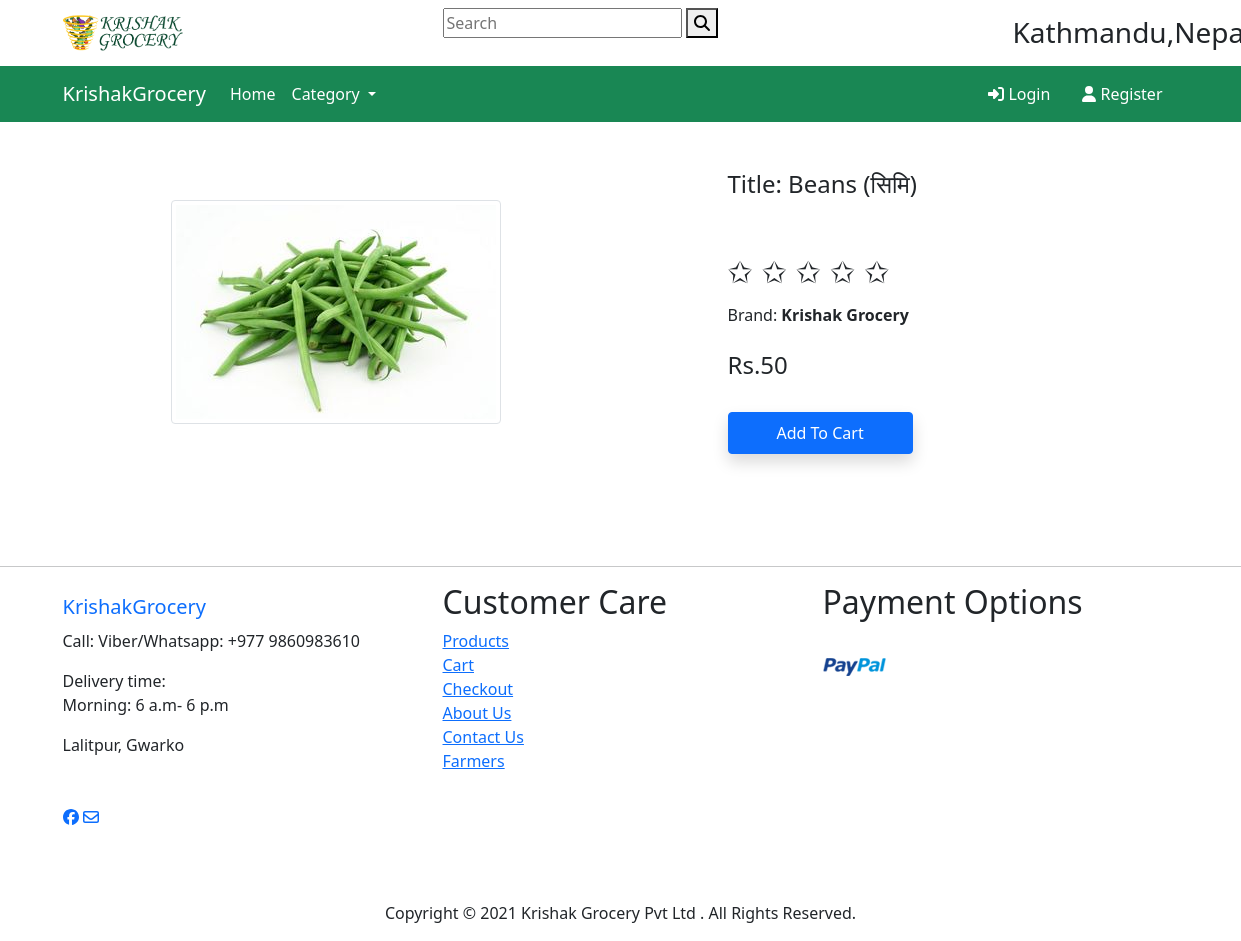
/product-detail/13, run on the app's committed database.
### app/models.py (models this page shows)
class Product(models.Model):
    title = models.CharField(max_length=100)
    selling_price = models.IntegerField()
    category = models.CharField(choices=CATEGORY_CHOICES, max_length=2)
    product_image = models.ImageField(upload_to='productimg')
    def __str__(self) :
        return str(self.id)

### app/views.py (the view)
# urls.py: path('product-detail/<int:pk>', views.ProductDetailView.as_view(), name='product-detail'),
class ProductDetailView(View):
    def get(self, request, pk):
        product = Product.objects.get(pk=pk)
        totalitem = 0
        item_already_in_cart = False
        if request.user.is_authenticated:
            item_already_in_cart = Cart.objects.filter(Q(product=product.id) & Q(user=request.user)).exists()
            totalitem = len(Cart.objects.filter(user=request.user))
        return render(request, 'app/productdetail.html', {'product':product, 'item_already_in_cart': item_already_in_cart, 'totalitem':totalitem})

### app/templates/app/productdetail.html (shortened to what this page needs)
{% extends 'app/base.html' %}
{% load static %}
{% block main-content %}
<div class="container my-5">
 <div class="row">
  <div class="col-sm-6 text-center align-self-center">
   <img src="{{ product.product_image.url }}" alt="" class="img-fluid img-thumbnail">
  </div>
  <div class="col-sm-5 offset-sm-1">
   <h4> Title: {{product.title}}</h4>
   <br/>
    <div class="rating-wrapper">
    </div>
    <br/>
    <br/>
    <span class="heading">Brand:<b> Krishak Grocery</b></span>
    <br/>
    <br/>
   <h4> Rs.{{product.selling_price}} </h4> <br>
    {% if not request.user.is_authenticated %}
        <form action="/add-to-cart" class="d-inline">
            <button type="submit" class="btn btn-primary shadow px-5 py-2">Add To Cart</button>
        </form>
    {% endif %}
  </div>
 </div>
</div>
{% endblock main-content %}

### data on the page
Product: product_image (picture), title "Beans (सिमि)", selling_price "50"
